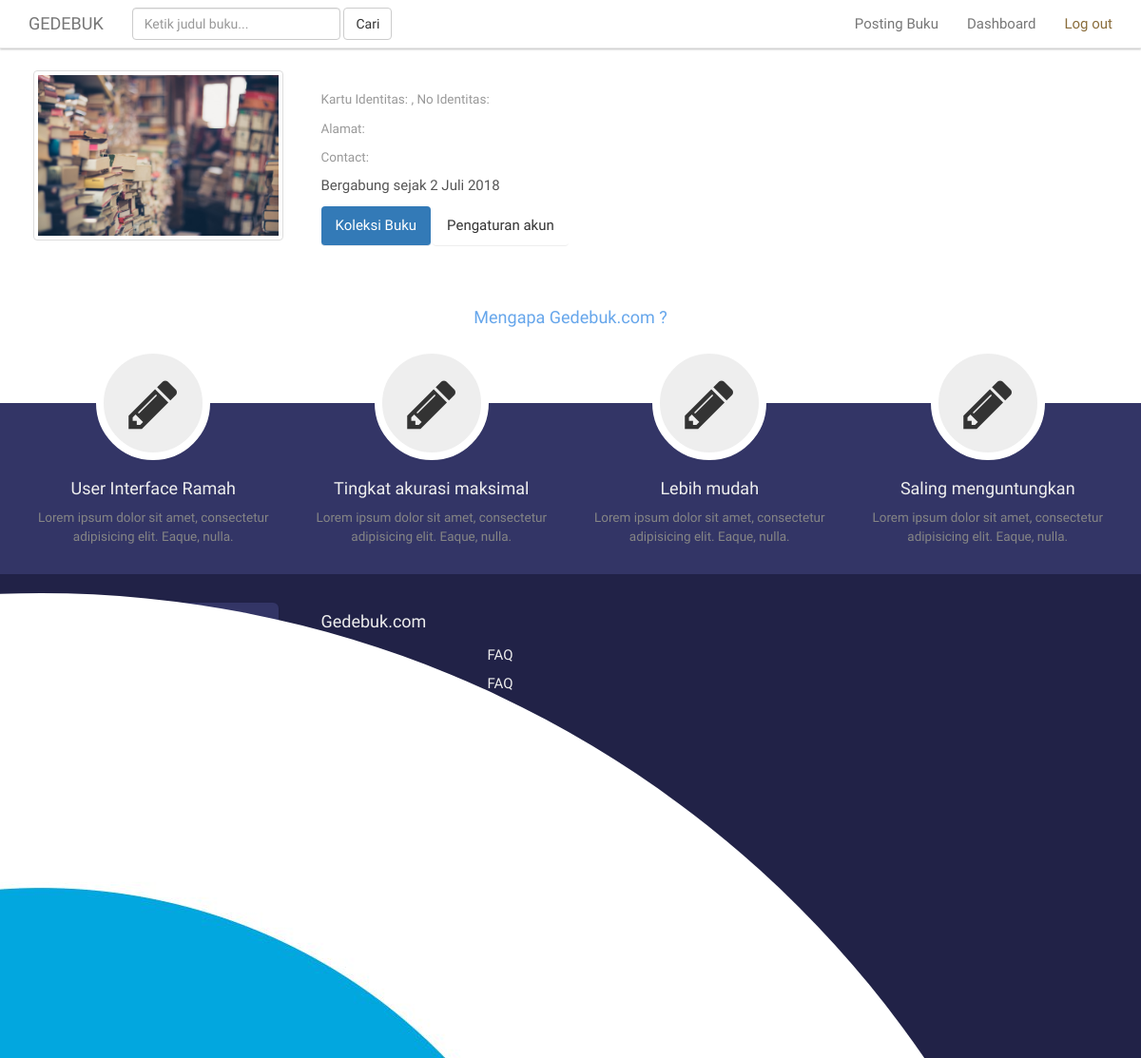
Before: /akun.php (signed in, upper part) with the older database file.
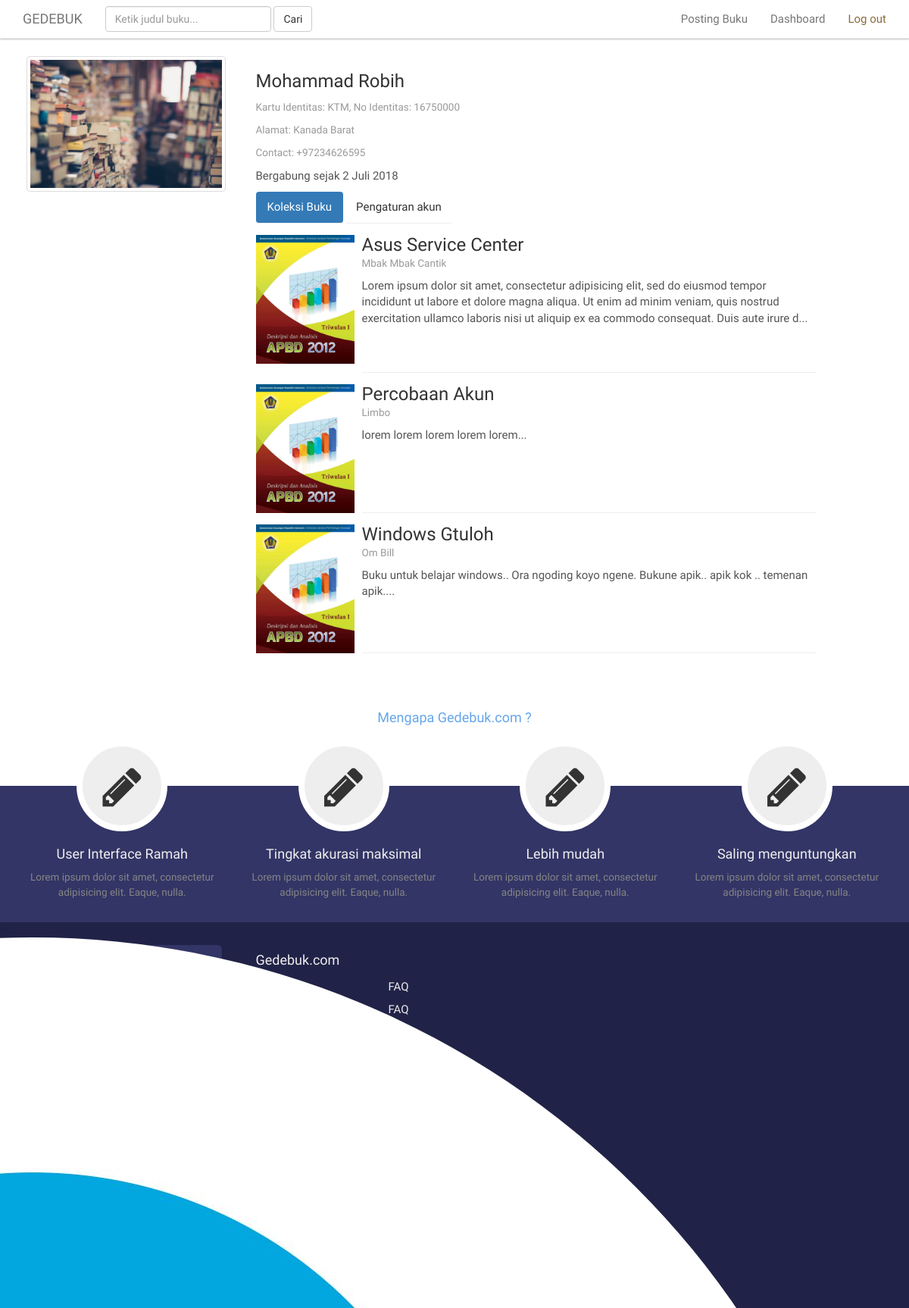
After: the same page with the newer database file.
### tables this page shows
CREATE TABLE `user` (
  `id_user` int(11) NOT NULL,
  `user_name` varchar(20) NOT NULL,
  `nama` varchar(50) NOT NULL,
  `email` varchar(50) NOT NULL,
  `password` varchar(32) NOT NULL,
  `foto` varchar(20) NOT NULL,
  `hp` varchar(13) NOT NULL,
  `jenis_id` varchar(20) NOT NULL,
  `no_id` varchar(40) NOT NULL,
  `alamat` varchar(64) NOT NULL,
  `gender` varchar(1) NOT NULL,
  `akademik` varchar(60) NOT NULL,
  `rating` int(5) NOT NULL,
  `online` int(1) NOT NULL DEFAULT '0'
);

CREATE TABLE `buku` (
  `id_buku` int(11) NOT NULL,
  `url` varchar(10) NOT NULL,
  `img` varchar(20) NOT NULL,
  `judul` varchar(50) NOT NULL,
  `pengarang` varchar(50) NOT NULL,
  `tahun_terbit` varchar(4) NOT NULL,
  `harga_beli` int(6) NOT NULL DEFAULT '0',
  `harga_sewa` int(6) NOT NULL DEFAULT '0',
  `jumlah_tersedia` varchar(5) NOT NULL,
  `tgl_publikasi` varchar(20) NOT NULL,
  `id_penjual` varchar(50) NOT NULL,
  `tag` varchar(50) NOT NULL,
  `status` tinyint(4) NOT NULL DEFAULT '0',
  `deskripsi` longtext NOT NULL,
  `cod` varchar(256) NOT NULL,
  `views` int(4) NOT NULL DEFAULT '0'
);

### core/main.php (called while the page is built, shortened)
<?php
function akun($profile) {
  global $link;
  $query = "SELECT buku.*, user.* FROM buku, user WHERE user_name = '$profile' AND id_penjual = no_id";
  $result = mysqli_query($link, $query) or die('Gagal memuat postingan!');
  return $result;
}
function showAkunPost($profile) {
  global $link;
  $query  = "SELECT buku.*, user.nama, user.user_name, user.no_id FROM buku, user WHERE id_penjual = no_id AND user_name = '$profile' ORDER BY id_buku DESC";
  $result = mysqli_query($link, $query) or die('Gagal memuat post!');
  return $result;
}
function excerpt($string) {
  $string = substr($string, 0, 250);
  return $string . '...';
}
 ?>

### akun.php (the view, shortened to what this page needs)
<?php
require_once 'view/header.php';
require_once 'view/navbar_fix.php';
$profile = $_SESSION['user'];
$readData = akun($profile);
$akunPost = showAkunPost($profile);
while($row = mysqli_fetch_assoc($readData)) {
  $nama     = $row['nama'];
  $jenis_id = $row['jenis_id'];
  $no_id    = $row['no_id'];
  $alamat   = $row['alamat'];
  $hp       = $row['hp'];
}
?>
    <section class="sec">
      <div class="container">
        <div class="row">
          <br><br><br>
          <div class="col-md-3">
            <div class="photo-wrapper">
              <img src="../assets/bg.jpeg" class="img-responsive img-thumbnail" alt="">
            </div>
          </div>
          <div class="col-md-8">
            <div class="featured no-margin no-padding">
              <h2><?php echo $nama; ?></h2>
              <small>Kartu Identitas: <?php echo $jenis_id; ?>, No Identitas: <?php echo $no_id; ?></small><br>
              <small>Alamat: <?php echo $alamat; ?></small><br>
              <small>Contact: <?php echo $hp; ?></small><br>
              <p>Bergabung sejak 2 Juli 2018</p>
              <ul class="nav nav-pills">
                <li role="presentation" class="active"><a href="#" class="garisbawah">Koleksi Buku</a></li>
                <li role="presentation" ><a href="#" class="garisbawah">Pengaturan akun</a></li>
              </ul>
              <?php while($row2 = mysqli_fetch_array($akunPost)) { ?>
              <div class="media ">
                <div class="media-left">
                  <a href="#">
                    <img class="media-object" src="../assets/coverbuku.jpg" alt="Judul Buku">
                  </a>
                </div>
                <div class="media-body garisbawah">
                  <a href="post?show=<?php echo $row2['url']; ?>"><h4 class="media-heading"><?php echo $row2['judul']; ?></h4></a>
                  <small><?php echo $row2['pengarang']; ?></small>
                  <p><?php echo excerpt($row2['deskripsi'],0,250); ?></p>
                  <div class="navbody">
                  </div>
                </div>
              </div>
              <?php } ?>
            </div>
          </div>
        </div>
      </div>
    </section>
    <footer>
      <section class="darklight">
        <div class="container">
          <div class="row">
            <div class="col-md-12"><h4 class="text-center text-muted">Mengapa Gedebuk.com ?</h4></div>
              <div class="col-md-3 text-center">
                <div class="fade-up">
                <div class="spec center-block wow animated pulse">
                  <h1 class="inline"><i class="fa fa-pencil fa-fw"></i></h1>
                </div>
                <h2>User Interface Ramah</h2>
                <p>Lorem ipsum dolor sit amet, consectetur adipisicing elit. Eaque, nulla.</p>
              </div>
            </div>
              <div class="col-md-3 text-center">
                <div class="fade-up">
                <div class="spec center-block wow animated pulse delay-2s">
                  <h1 class="inline"><i class="fa fa-pencil fa-fw"></i></h1>
                </div>
                <h2>Tingkat akurasi maksimal</h2>
                <p>Lorem ipsum dolor sit amet, consectetur adipisicing elit. Eaque, nulla.</p>
              </div>
            </div>
              <div class="col-md-3 text-center">
                <div class="fade-up">
                <div class="spec center-block wow animated pulse delay-4s">
                  <h1 class="inline"><i class="fa fa-pencil fa-fw"></i></h1>
                </div>
                <h2>Lebih mudah</h2>
                <p>Lorem ipsum dolor sit amet, consectetur adipisicing elit. Eaque, nulla.</p>
              </div>
            </div>
              <div class="col-md-3 text-center">
                <div class="fade-up">
                <div class="spec center-block wow animated pulse delay-6s">
                  <h1 class="inline"><i class="fa fa-pencil fa-fw"></i></h1>
                </div>
                <h2>Saling menguntungkan</h2>
                <p>Lorem ipsum dolor sit amet, consectetur adipisicing elit. Eaque, nulla.</p>
              </div>
            </div>
          </div>
        </div>
      </section>
      <section class="dark">
        <div class="container">
          <div class="row">
            <div class="col-md-3">
              <a href="#">
                <div class="block help text-center">Hubungi kami</div>
              </a>
              <a href="#">
                <div class="block help text-center">Tips belanja aman</div>
              </a>
              <a href="#">
                <div class="block help text-center">Tips measas</div>
              </a>
            </div>
            <div class="col-md-6 about">
              <div class="col-md-12">
                <a class="block" href="#"><h4>Gedebuk.com</h4></a>
                <div class="col-md-4 no-padding">
                  <a href="">About Us</a>
                </div>
                <div class="col-md-8 no-padding">
                  <a href="">FAQ</a>
                </div>
                <div class="col-md-4 no-padding">
                  <a href="">About Us</a>
                </div>
                <div class="col-md-8 no-padding">
                  <a href="">FAQ</a>
                </div>
              </div>
          </div>
          <div class="col-md-3" id="logo">
            <abbr title="developed by GUAdev"><img src="GUAdev.jpg" class="pull-right guadev img-circle" alt="GUAdev"></abbr>
          </div>
        </div>
      </section>
    </footer>
  </body>
</html>

### view/header.php (shortened to what this page needs)
<!DOCTYPE html>
<html lang="en">
  <head>
    <link href="css/bootstrap.min.css" rel="stylesheet">
    <link rel="stylesheet" href="css/animate.min.css">
    <link rel="stylesheet" href="css/font-awesome.css">
    <link rel="stylesheet" href="css/core.css">
    <link rel="stylesheet" href="css/responsive.css">
  </head>
  <body>

### view/navbar_fix.php (shortened to what this page needs)
<?php
$login = false;
if(isset($_SESSION['user'])) {
  $login = true;
}
 ?>
<body>
<nav id="top-bar" class="navbar navbar-default navbar-fixed-top" data-nav-status="toggle">
  <div class="container">
    <div class="navbar-header">
      <a class="navbar-brand" href="index">GEDEBUK</a>
    </div>
    <div class="collapse navbar-collapse" id="menu">
      <form class="navbar-form navbar-left search">
        <div class="form-group">
          <input type="text" class="form-control" placeholder="Ketik judul buku...">
        </div>
        <button type="submit" class="btn btn-default">Cari</button>
      </form>
      <ul class="nav navbar-nav navbar-right">
        <?php
          if($login) { ?>
            <li><a href="publish">Posting Buku</a></li>
            <li><a href="akun">Dashboard</a></li>
            <li><a  href="logout"><span class="text-warning">Log out</span></a></li>
          <?php
          } else { ?>
            <li><a href="login">Log In</a></li>
            <li><a  href="register"><span class="text-warning">Register</span></a></li>
          <?php } ?>
      </ul>
    </div>
  </div>
</nav>

### css/core.css (style rules this page uses)
body { font-family: 'Exo', sans-serif; font-size: 15px; }
h1 { font-size: 4em; }
h2 { font-size: 3em; }
p { font-size: 1.3em; }
a { text-decoration: none !important; color: #333; }
ol, ul { list-style: none; display: inline; padding: 0; margin: 0; }
.inline { display: inline; }
.block { display: block; }
li { display: inline-block; }
.no-padding { padding: 0; }
.no-margin { margin: 0; margin-bottom: 5px; }
.sec { background: #fff; padding: 10px 20px; border-radius: 20px; position: relative; }
.delay-2s { -webkit-animation-delay: .2s; animation-delay: .2s; }
.delay-4s { -webkit-animation-delay: .4s; animation-delay: .4s; }
.delay-6s { -webkit-animation-delay: .6s; animation-delay: .6s; }
section { position: relative; }
.media { margin-bottom: 1em; }
.media .media-left { overflow: hidden; }
.media img.media-object { transition: .3s; transform-origin: right; }
.garisbawah { padding-bottom: 5px; border-bottom: 1px solid #eee; min-height: 1px; }
.featured { padding-left: 10px; }
.nav-pills { display: flex; }
.featured h2 { font-size: 1.6em; }
.featured h4.media-heading { font-size: 1.6em; margin-bottom: 0; }
.featured img.media-object { width: 130px; max-height: 170px; }
.featured small { display: inline-block; margin-top: -5px; font-size: .9em; color: #999; margin-bottom: 10px; }
.featured p { font-size: 1em; color: #555; }
.navbody { height: 3em; line-height: 3em; }
.navbar-fixed-top { background: white; box-shadow: 0 1px 2px rgba(43, 43, 43, 0.3); }
footer h2 { font-size: 1.2em; color: #eee; }
footer p { color: #858585; font-size: 0.9em; line-height: 1.5em; text-align: center; }
.dark { background: #212247; padding: 20px 0; }
.darklight { background:#333566; margin-top: 150px; }
.darklight h4 { color: rgb(102, 166, 235); position: relative; top:-110px; }
.fade-up { margin-top: -100px; margin-bottom:30px; }
.spec { border-radius: 50%; height: 120px; width: 120px; border: 2px solid pink; line-height: 140px; background: #eee; border: 8px solid white; cursor: default; animation-duration: 2s; }
.help { width: 100%; height: 50px; margin-top: 10px; margin-bottom: 10px; background: #333566; color: #ccc; border-radius: 6px; line-height: 50px; box-shadow: 0 2px 3px rgba(1, 1, 1, 0.2); -webkit-transition: .3s; -o-transition: .3s; transition: .3s; }
footer .about { padding-top: 10px }
footer .about a { color: #eee; line-height:30px; }

Changed rows visible on the page:
now on this page (row edited): user: nama "Mohammad Robih", jenis "KTM", no "16750000", alamat "Kanada Barat", hp "+97234626595"
added buku: judul "Asus Service Center", pengarang "Mbak Mbak Cantik", deskripsi "Lorem ipsum dolor sit amet, consectetur adipisicing elit, sed do eiusmod tempor incididunt ut labore et dolore magna aliqua. Ut enim ad minim veniam, quis nostrud exercitation ullamco laboris nisi ut aliquip ex ea commodo consequat. Duis aute irure d..."
added buku: judul "Percobaan Akun", pengarang "Limbo", deskripsi "lorem lorem lorem lorem lorem..."
added buku: judul "Windows Gtuloh", pengarang "Om Bill", deskripsi "Buku untuk belajar windows.. Ora ngoding koyo ngene. Bukune apik.. apik kok .. temenan apik...."
